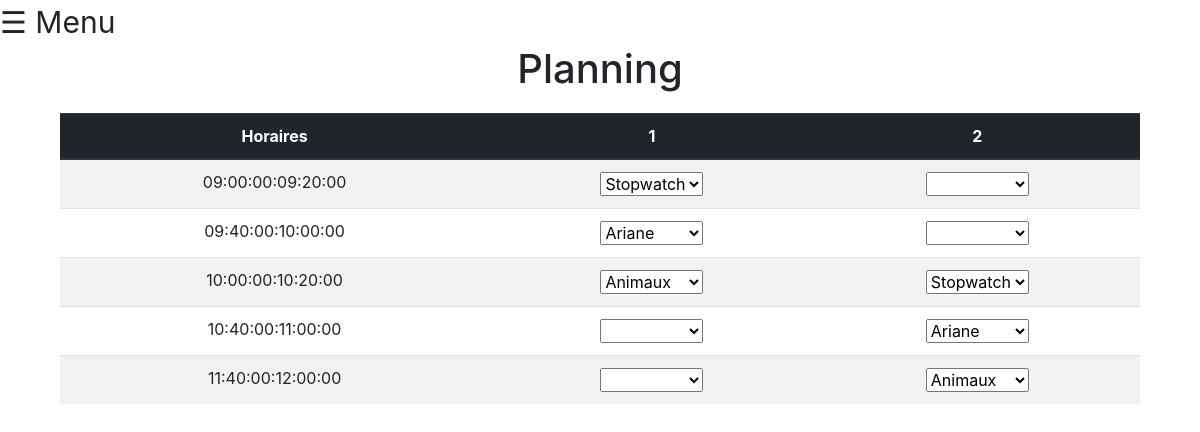
The page /site-web/templates/admin/plan.php (signed in) on the database its author committed.
### tables this page shows
create table JURY(
    NumJury int,
    login_ varchar(30),
    password_ varchar(30),
    PRIMARY key(NumJury)
);

create table HEURE(
    idHeure int,
    hDeb time,
    hFin time,
    PRIMARY key(idHeure)
);

### BD/Interactions/InteractionsBD.php (called while the page is built, shortened)
<?php
    function getHeure($connexion)
    {
        try{
            $prep = "SELECT * from HEURE;";
            $reponse = $connexion->query($prep);
            $ListeHeure = array();
            while ($donnees = $reponse->fetch())
            {
                $id = $donnees[0];
                $HDeb = $donnees[1];
                $HFin = $donnees[2];
                $p = new Heure($id,$HDeb,$HFin);
                array_push($ListeHeure,$p);
            }
            return $ListeHeure;
        }
        catch(PDOException $e)
        {
            echo $e.getMessage();
        }
    }
    function getGroupe($connexion)
    {
        try{
            $prep = "SELECT * from GROUPE where NumGroupe > 0;";
            $reponse = $connexion->query($prep);
            $ListeGroupe = array();
            while ($donnees = $reponse->fetch())
            {
                $id = $donnees[0];
                $Nom = $donnees[1];
                $Lycee = $donnees[2];
                $salle = $donnees[3];
                $img = $donnees[4];
                $p = new Groupe($id,$Nom,$Lycee,$salle,$img);
                array_push($ListeGroupe,$p);
            }
            return $ListeGroupe;
        }
        catch(PDOException $e)
        {
            echo $e.getMessage();
        }
    }
    function getJury($connexion)
    {
        try{
            $prep = "SELECT * from JURY;";
            $reponse = $connexion->query($prep);
            $ListeJury = array();
            while ($donnees = $reponse->fetch())
            {
                $id = $donnees[0];
                $Log = $donnees[1];
                $Pass = $donnees[2];
                $p = new Jury($id,$Log,$Pass);
                array_push($ListeJury,$p);
            }
            return $ListeJury;
        }
        catch(PDOException $e)
        {
            echo $e.getMessage();
        }
    }
?>

### BD/Classe/Jury.php (called while the page is built, shortened)
<?php
class Jury{
    private $_NumJury;
    public function __construct($id,$login,$pass)
    {
        $this->_NumJury = $id;
    }
    public function getNumJury(){
        return $this->_NumJury;
    }
}
?>

### BD/Classe/Heure.php (called while the page is built)
<?php
class Heure{
    private $_ID;
    private $_hDeb;
    private $_hFin;
    public function __construct($id,$deb,$fin)
    {
        $this->_ID = $id;
        $this->_hDeb = $deb;
        $this->_hFin = $fin;
    }
    public function getID(){
        return $this->_ID;
    }
    public function getDeb(){
        return $this->_hDeb;
    }
    public function getFin(){
        return $this->_hFin;
    }
}
?>

### BD/Classe/Groupe.php (called while the page is built, shortened)
<?php
class Groupe{
    private $_NumGroupe;
    private $_NomProj;
    public function __construct($groupe,$Proj,$Lycee,$Salle,$img)
    {
        $this->_NumGroupe = $groupe;
        $this->_NomProj = $Proj;
    }
    public function getNumGroupe(){
        return $this->_NumGroupe;
    }
    public function getNomProj(){
        return $this->_NomProj;
    }
}
?>

### site-web/templates/admin/plan.php (the view, shortened to what this page needs)
<html>
    <head>
        <link rel="stylesheet" href="../../css/index.css"/>
        <link rel="stylesheet" href="https://maxcdn.bootstrapcdn.com/bootstrap/4.0.0-beta.3/css/bootstrap.min.css">
    </head>
    <body>
        <?php session_start();
            include 'menu_admin.php';
            include '../../../BD/Interactions/InteractionsBD.php';
            include '../../../BD/Classe/Jury.php';
            include '../../../BD/Classe/Groupe.php';
            include '../../../BD/Classe/Heure.php';
            $db = connect_database();
        ?>
        <center><h1>Planning</h1></center>
        <div>
            <div style="padding-top: 1% ; padding-left: 5% ; padding-right: 5%">
                <table class="table table-striped" style="text-align: center;">
                    <thead class="thead-dark">
                        <tr>
                        <th>Horaires</th>
                        <?php
                            $ListeJury = getJury($db);
                            foreach($ListeJury as $j)
                            {
                                echo "<th>".$j->getNumJury()."</th>";
                            }
                        ?>
                        </tr>
                    </thead>
                    <?php
                        $ListeHeure = getHeure($db);
                        $ListeGroupe = getGroupe($db);
                        foreach($ListeHeure as $h)
                        {
                            echo "<tr id =".$h->getID().">";
                            echo "<td>".$h->getDeb().":".$h->getFin()."</td>";
                            for ($i = 1; $i <= count($ListeJury);$i++)
                            {
                                echo "<td>";
                                echo "<select name='".$h->getID().$i."' onchange=assign(this.name,this.value)>";
                                $stmt = $db->prepare("select * from JUGE");
                                $stmt->execute();
                                $verif = false;
                                $idSelected = null;
                                while($row = $stmt->fetch())
                                {
                                    if( ($row['NumJury'] == $i) && ($h->getID() == $row['idHeure'] ))
                                    {
                                        $verif = true;
                                        $idSelected = $row['NumGroupe'];
                                    }
                                }
                                if(!$verif)
                                {
                                    echo "<option value=none></option>";
                                    foreach ($ListeGroupe as $g)
                                    {
                                        echo "<option value='".$g->getNumGroupe()."'>".$g->getNomProj()."</option>";
                                    }
                                }
                                else
                                {
                                    foreach ($ListeGroupe as $g)
                                    {
                                        if ($g->getNumGroupe() === $idSelected)
                                        {
                                            echo "<option value='".$g->getNumGroupe()."' selected>".$g->getNomProj()."</option>";
                                        }
                                        else
                                        {
                                            echo "<option value='".$g->getNumGroupe()."'>".$g->getNomProj()."</option>";
                                        }
                                    }
                                }
                                echo "</td>";
                            }
                            echo "</tr>";
                        }
                    ?>
                </table>
            </div>
        </div>
    </body>
</html>

### site-web/css/index.css (style rules this page uses)
body { font-family: "Lato", sans-serif; }

### rows shown on the page
jury: NumJury "1"
jury: NumJury "2"
heure: hDeb "09:00:00", hFin "09:20:00"
heure: hDeb "09:40:00", hFin "10:00:00"
heure: hDeb "10:00:00", hFin "10:20:00"
heure: hDeb "10:40:00", hFin "11:00:00"
heure: hDeb "11:40:00", hFin "12:00:00"

### other values the page prints
form field value "Stopwatch"
form field value "Ariane"
form field value "Animaux"
